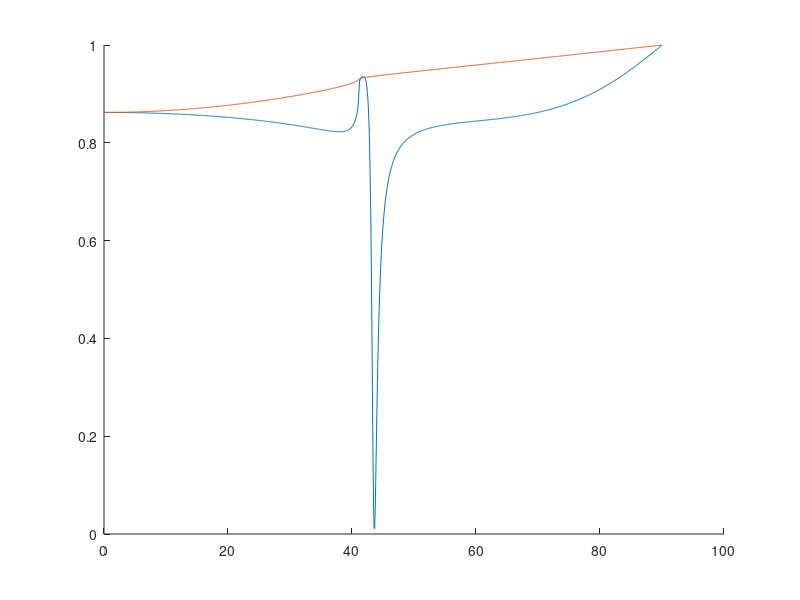
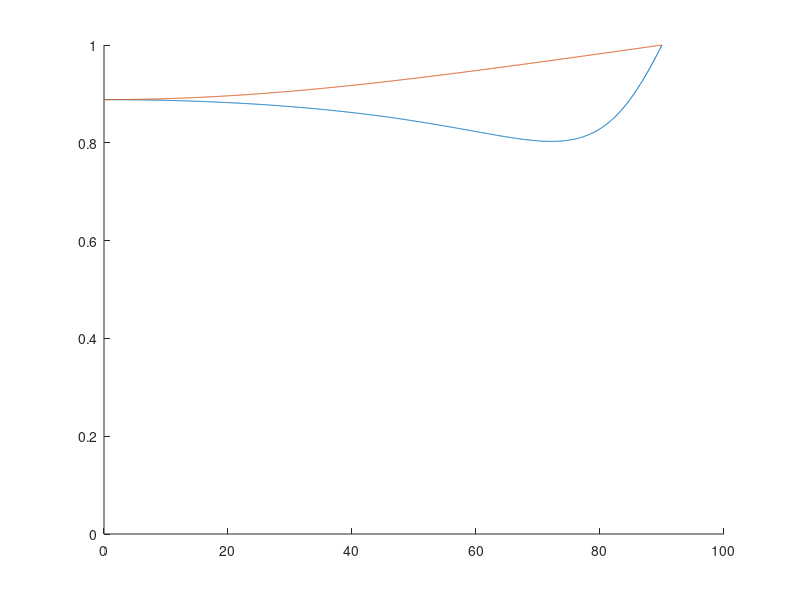

These figures' MATLAB source, in order:
close all; clear; clc;

data  =   load('Refl.txt');

figure()
hold on
plot(data(:, 1), data(:, 2))
plot(data(:, 1), data(:, 3))
hold off
ylim([0 1])

figure()
hold on
plot(data(:, 1), data(:, 4))
plot(data(:, 1), data(:, 5))
hold off
ylim([0 1])
